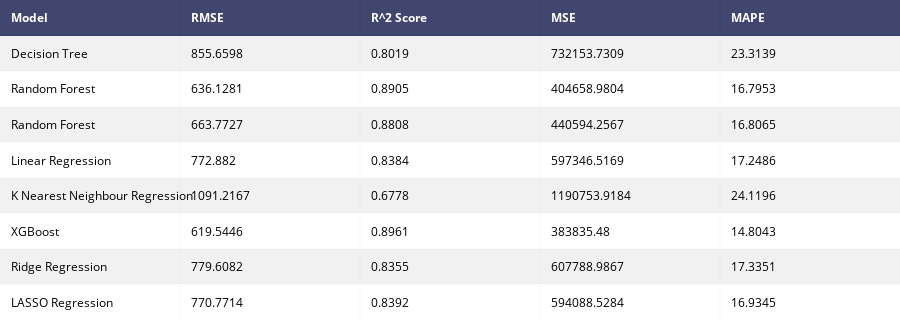

The notebook cell saved with this chart:
### Markdown cell above
### 5.10 Model Output Table

### Code cell
try:
    #gives model report in dataframe
    def model_report(model,X_train,X_test,y_train,y_test,name) :
        model.fit(X_train,y_train)
        predictions=model.predict(X_test)
        RMSE_Score=RMSE(y_test,predictions)
        R_Squared_Score = r2_score(y_test,predictions)
        MSE_score       = mean_squared_error(y_test,predictions)
        MAPE_score      = MAPE(y_test,predictions)
        df = pd.DataFrame({"Model"           : [name],
                           "RMSE"            : [RMSE_Score],
                           "R^2 Score"       : [R_Squared_Score],
                           "MSE"             : [MSE_score],
                           "MAPE"            : [MAPE_score],
                           })
        return df
    #outputs for every model
    model1 = model_report(DecisionTreeRegressor(random_state = 1,min_samples_split=0.1,max_depth=5),X_train,X_test,y_train,y_test,"Decision Tree")
    model2 = model_report(RandomForestRegressor(n_estimators = 500, random_state = 1),X_train,X_test,y_train,y_test,"Random Forest")
    model3 = model_report(best_random,X_train,X_test,y_train,y_test,"Random Forest Best Parameter")
    model4 = model_report(LinearRegression(),X_train,X_test,y_train,y_test,"Linear Regression")
    model5 = model_report(KNeighborsRegressor(n_neighbors=1),X_train,X_test,y_train,y_test,"K Nearest Neighbour Regression")
    model6 = model_report(xclas,X_train,X_test,y_train,y_test,"XGBoost")
    model7 = model_report(linear_model.Ridge(),X_train,X_test,y_train,y_test,"Ridge Regression")
    model8 = model_report(reg_lasso,X_train,X_test,y_train,y_test,"LASSO Regression")

    #concat all models
    model_performances = pd.concat([model1,model2,model3,model4,model5,model6,model7,model8],axis = 0).reset_index()
    model_performances = model_performances.drop(columns = "index",axis =1)
    table  = ff.create_table(np.round(model_performances,4))
    py.iplot(table)

except Exception as e:
    print(e)

### Figure 1 — Plotly figure (JSON) as saved in the notebook; plotly's stock layout.template omitted (floating-point values rounded to 4 significant figures)
{"data": [{"colorscale": [[0, "#00083e"], [0.5, "#ededee"], [1, "#ffffff"]], "hoverinfo": "none", "opacity": 0.75, "showscale": false, "type": "heatmap", "uid": "1ef7f1e1-dbbc-4540-823e-cde5819519b9", "z": [[0, 0, 0, 0, 0], [0.5, 0.5, 0.5, 0.5, 0.5], [1, 1, 1, 1, 1], [0.5, 0.5, 0.5, 0.5, 0.5], [1, 1, 1, 1, 1], [0.5, 0.5, 0.5, 0.5, 0.5], [1, 1, 1, 1, 1], [0.5, 0.5, 0.5, 0.5, 0.5], [1, 1, 1, 1, 1]]}], "layout": {"annotations": [{"align": "left", "font": {"color": "#ffffff"}, "showarrow": false, "text": "<b>Model</b>", "x": -0.45, "xanchor": "left", "xref": "x", "y": 0, "yref": "y"}, {"align": "left", "font": {"color": "#ffffff"}, "showarrow": false, "text": "<b>RMSE</b>", "x": 0.55, "xanchor": "left", "xref": "x", "y": 0, "yref": "y"}, {"align": "left", "font": {"color": "#ffffff"}, "showarrow": false, "text": "<b>R^2 Score</b>", "x": 1.55, "xanchor": "left", "xref": "x", "y": 0, "yref": "y"}, {"align": "left", "font": {"color": "#ffffff"}, "showarrow": false, "text": "<b>MSE</b>", "x": 2.55, "xanchor": "left", "xref": "x", "y": 0, "yref": "y"}, {"align": "left", "font": {"color": "#ffffff"}, "showarrow": false, "text": "<b>MAPE</b>", "x": 3.55, "xanchor": "left", "xref": "x", "y": 0, "yref": "y"}, {"align": "left", "font": {"color": "#000000"}, "showarrow": false, "text": "Decision Tree", "x": -0.45, "xanchor": "left", "xref": "x", "y": 1, "yref": "y"}, {"align": "left", "font": {"color": "#000000"}, "showarrow": false, "text": "855.6598", "x": 0.55, "xanchor": "left", "xref": "x", "y": 1, "yref": "y"}, {"align": "left", "font": {"color": "#000000"}, "showarrow": false, "text": "0.8019", "x": 1.55, "xanchor": "left", "xref": "x", "y": 1, "yref": "y"}, {"align": "left", "font": {"color": "#000000"}, "showarrow": false, "text": "732153.7309", "x": 2.55, "xanchor": "left", "xref": "x", "y": 1, "yref": "y"}, {"align": "left", "font": {"color": "#000000"}, "showarrow": false, "text": "23.3139", "x": 3.55, "xanchor": "left", "xref": "x", "y": 1, "yref": "y"}, {"align": "left", "font": {"color": "#000000"}, "showarrow": false, "text": "Random Forest", "x": -0.45, "xanchor": "left", "xref": "x", "y": 2, "yref": "y"}, {"align": "left", "font": {"color": "#000000"}, "showarrow": false, "text": "636.1281", "x": 0.55, "xanchor": "left", "xref": "x", "y": 2, "yref": "y"}, {"align": "left", "font": {"color": "#000000"}, "showarrow": false, "text": "0.8905", "x": 1.55, "xanchor": "left", "xref": "x", "y": 2, "yref": "y"}, {"align": "left", "font": {"color": "#000000"}, "showarrow": false, "text": "404658.9804", "x": 2.55, "xanchor": "left", "xref": "x", "y": 2, "yref": "y"}, {"align": "left", "font": {"color": "#000000"}, "showarrow": false, "text": "16.7953", "x": 3.55, "xanchor": "left", "xref": "x", "y": 2, "yref": "y"}, {"align": "left", "font": {"color": "#000000"}, "showarrow": false, "text": "Random Forest", "x": -0.45, "xanchor": "left", "xref": "x", "y": 3, "yref": "y"}, {"align": "left", "font": {"color": "#000000"}, "showarrow": false, "text": "663.7727", "x": 0.55, "xanchor": "left", "xref": "x", "y": 3, "yref": "y"}, {"align": "left", "font": {"color": "#000000"}, "showarrow": false, "text": "0.8808", "x": 1.55, "xanchor": "left", "xref": "x", "y": 3, "yref": "y"}, {"align": "left", "font": {"color": "#000000"}, "showarrow": false, "text": "440594.2567", "x": 2.55, "xanchor": "left", "xref": "x", "y": 3, "yref": "y"}, {"align": "left", "font": {"color": "#000000"}, "showarrow": false, "text": "16.8065", "x": 3.55, "xanchor": "left", "xref": "x", "y": 3, "yref": "y"}, {"align": "left", "font": {"color": "#000000"}, "showarrow": false, "text": "Linear Regression", "x": -0.45, "xanchor": "left", "xref": "x", "y": 4, "yref": "y"}, {"align": "left", "font": {"color": "#000000"}, "showarrow": false, "text": "772.882", "x": 0.55, "xanchor": "left", "xref": "x", "y": 4, "yref": "y"}, {"align": "left", "font": {"color": "#000000"}, "showarrow": false, "text": "0.8384", "x": 1.55, "xanchor": "left", "xref": "x", "y": 4, "yref": "y"}, {"align": "left", "font": {"color": "#000000"}, "showarrow": false, "text": "597346.5169", "x": 2.55, "xanchor": "left", "xref": "x", "y": 4, "yref": "y"}, {"align": "left", "font": {"color": "#000000"}, "showarrow": false, "text": "17.2486", "x": 3.55, "xanchor": "left", "xref": "x", "y": 4, "yref": "y"}, {"align": "left", "font": {"color": "#000000"}, "showarrow": false, "text": "K Nearest Neighbour Regression", "x": -0.45, "xanchor": "left", "xref": "x", "y": 5, "yref": "y"}, {"align": "left", "font": {"color": "#000000"}, "showarrow": false, "text": "1091.2167", "x": 0.55, "xanchor": "left", "xref": "x", "y": 5, "yref": "y"}, {"align": "left", "font": {"color": "#000000"}, "showarrow": false, "text": "0.6778", "x": 1.55, "xanchor": "left", "xref": "x", "y": 5, "yref": "y"}, {"align": "left", "font": {"color": "#000000"}, "showarrow": false, "text": "1190753.9184", "x": 2.55, "xanchor": "left", "xref": "x", "y": 5, "yref": "y"}, {"align": "left", "font": {"color": "#000000"}, "showarrow": false, "text": "24.1196", "x": 3.55, "xanchor": "left", "xref": "x", "y": 5, "yref": "y"}, {"align": "left", "font": {"color": "#000000"}, "showarrow": false, "text": "XGBoost", "x": -0.45, "xanchor": "left", "xref": "x", "y": 6, "yref": "y"}, {"align": "left", "font": {"color": "#000000"}, "showarrow": false, "text": "619.5446", "x": 0.55, "xanchor": "left", "xref": "x", "y": 6, "yref": "y"}, {"align": "left", "font": {"color": "#000000"}, "showarrow": false, "text": "0.8961", "x": 1.55, "xanchor": "left", "xref": "x", "y": 6, "yref": "y"}, {"align": "left", "font": {"color": "#000000"}, "showarrow": false, "text": "383835.48", "x": 2.55, "xanchor": "left", "xref": "x", "y": 6, "yref": "y"}, {"align": "left", "font": {"color": "#000000"}, "showarrow": false, "text": "14.8043", "x": 3.55, "xanchor": "left", "xref": "x", "y": 6, "yref": "y"}, {"align": "left", "font": {"color": "#000000"}, "showarrow": false, "text": "Ridge Regression", "x": -0.45, "xanchor": "left", "xref": "x", "y": 7, "yref": "y"}, {"align": "left", "font": {"color": "#000000"}, "showarrow": false, "text": "779.6082", "x": 0.55, "xanchor": "left", "xref": "x", "y": 7, "yref": "y"}, {"align": "left", "font": {"color": "#000000"}, "showarrow": false, "text": "0.8355", "x": 1.55, "xanchor": "left", "xref": "x", "y": 7, "yref": "y"}, {"align": "left", "font": {"color": "#000000"}, "showarrow": false, "text": "607788.9867", "x": 2.55, "xanchor": "left", "xref": "x", "y": 7, "yref": "y"}, {"align": "left", "font": {"color": "#000000"}, "showarrow": false, "text": "17.3351", "x": 3.55, "xanchor": "left", "xref": "x", "y": 7, "yref": "y"}, {"align": "left", "font": {"color": "#000000"}, "showarrow": false, "text": "LASSO Regression", "x": -0.45, "xanchor": "left", "xref": "x", "y": 8, "yref": "y"}, {"align": "left", "font": {"color": "#000000"}, "showarrow": false, "text": "770.7714", "x": 0.55, "xanchor": "left", "xref": "x", "y": 8, "yref": "y"}, {"align": "left", "font": {"color": "#000000"}, "showarrow": false, "text": "0.8392", "x": 1.55, "xanchor": "left", "xref": "x", "y": 8, "yref": "y"}, {"align": "left", "font": {"color": "#000000"}, "showarrow": false, "text": "594088.5284", "x": 2.55, "xanchor": "left", "xref": "x", "y": 8, "yref": "y"}, {"align": "left", "font": {"color": "#000000"}, "showarrow": false, "text": "16.9345", "x": 3.55, "xanchor": "left", "xref": "x", "y": 8, "yref": "y"}], "height": 320, "margin": {"b": 0, "l": 0, "r": 0, "t": 0}, "xaxis": {"dtick": 1, "gridwidth": 2, "showticklabels": false, "tick0": -0.5, "ticks": "", "zeroline": false}, "yaxis": {"autorange": "reversed", "dtick": 1, "gridwidth": 2, "showticklabels": false, "tick0": 0.5, "ticks": "", "zeroline": false}}}
